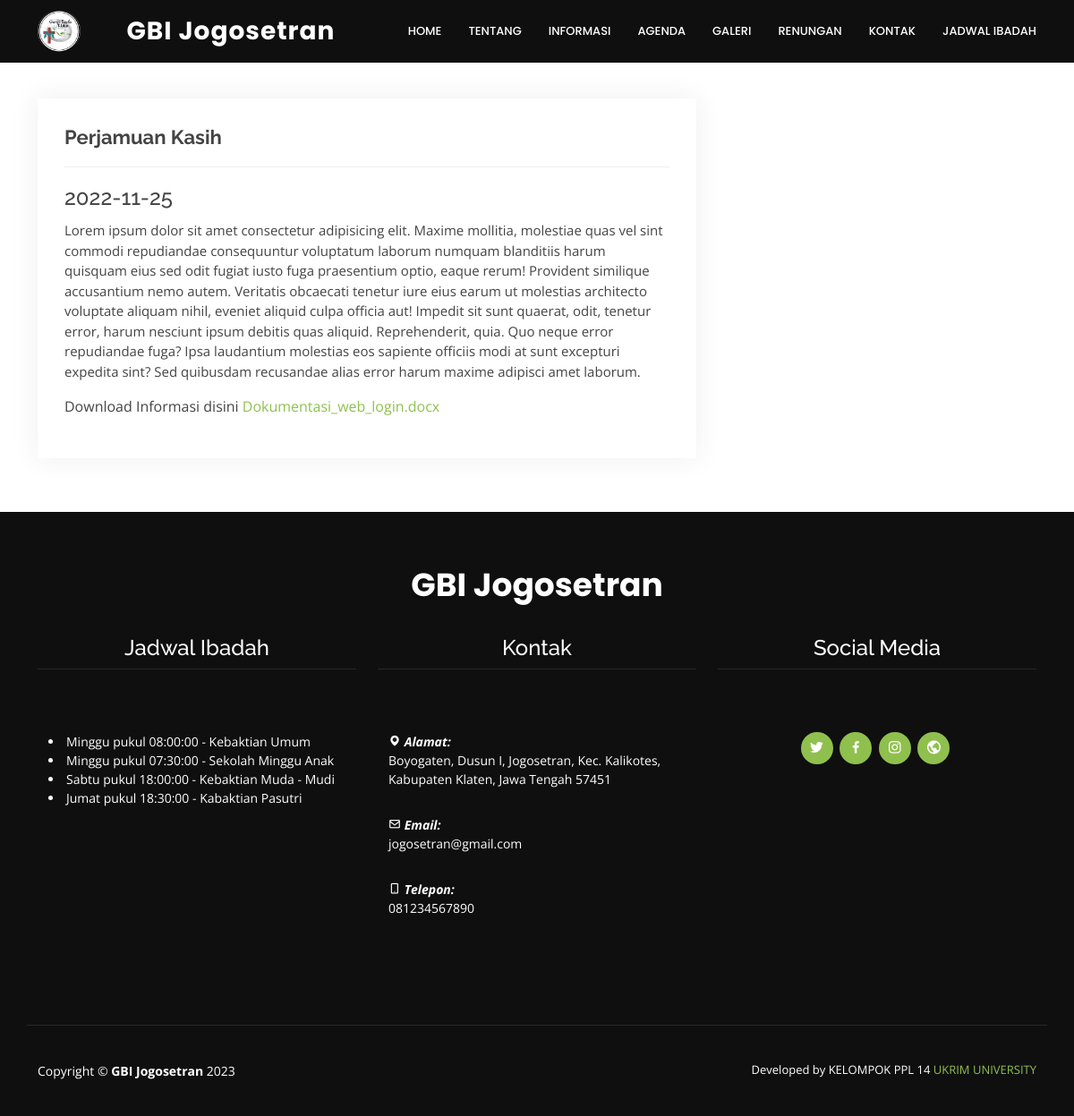
Page /Web_Informasi/view/22 on the committed database.
### tables this page shows
CREATE TABLE
    `logo` (
        `id` int(11) NOT NULL,
        `nama_gereja` varchar(128) NOT NULL,
        `logo` varchar(128) NOT NULL
    );

CREATE TABLE
    `informasi` (
        `id_informasi` int(11) NOT NULL,
        `judul_informasi` varchar(200) NOT NULL,
        `isi_informasi` varchar(4000) DEFAULT NULL,
        `tanggal_informasi` date DEFAULT NULL,
        `file` varchar(2000) NOT NULL
    );

CREATE TABLE
    `jadwal` (
        `id_jadwal` int(11) NOT NULL,
        `nama_ibadah` varchar(200) NOT NULL,
        `tanggal` varchar(128) DEFAULT NULL,
        `waktu` time DEFAULT NULL,
        `keterangan` varchar(1000) NOT NULL
    );

CREATE TABLE
    `kontak` (
        `id_kontak` int(11) NOT NULL,
        `no_telepon` varchar(14) DEFAULT NULL,
        `email` varchar(100) DEFAULT NULL,
        `alamat` varchar(500) DEFAULT NULL
    );

### application/controllers/Web_Informasi.php (called while the page is built, shortened)
<?php
class Web_Informasi extends CI_Controller
{
    function __construct()
    {
        $this->load->model("ModelInformasi");
    }
    public function view($id)
    {
        $informasi = $this->ModelInformasi->getByPrimaryKey($id);
        $data = array(
            "informasi" => $informasi,
        );
        $data['title'] = 'GBI Jogosetran - View Informasi';
        $this->db->where('id_informasi', $id);
        $data['informasi'] = $this->db->get('informasi')->row();
        $data['logo'] = $this->db->get('logo')->row_array();
        $data['jadwal'] = $this->db->get('jadwal')->result_array();
        $data['social_media'] = $this->db->get('social_media')->row_array();
        $data['kontak'] = $this->db->get('kontak')->row_array();
        $this->load->view('template/w_header', $data);
        $this->load->view('template/w_topbar', $data);
        $this->load->view('web-profile/v_informasi', $data);
        $this->load->view('template/w_footer', $data);
    }
}

### index.php (called while the page is built, shortened)
<?php
require_once BASEPATH.'core/CodeIgniter.php';

### application/models/ModelInformasi.php (called while the page is built, shortened)
<?php
class ModelInformasi extends CI_Model
{
    var $table = "informasi";
    var $primaryKey = "id_informasi";
    public function getByPrimaryKey($id)
    {
        $this->db->where($this->primaryKey, $id);
        return $this->db->get($this->table)->row();
    }
}

### application/views/web-profile/v_informasi.php (the view)
<section id="portfolio-details" class="portfolio-details">
    <div class="container">
        <div class="row gy-4">
            <div class="col-lg-8">
                <div class="portfolio-info">
                    <h3><?= $informasi->judul_informasi ?></h3>
                    <ul>
                        <li>
                            <h4><?= $informasi->tanggal_informasi ?></h4>
                        </li>
                        <li>
                            <p>
                                <?= $informasi->isi_informasi ?>
                            </p>
                        </li>
                    </ul>
                    <p> Download Informasi disini
                        <a class="" href="<?= base_url('assets/file/') . $informasi->file ?>" download="<?= $informasi->file ?>">
                            <?= $informasi->file ?>
                        </a>
                    </p>
                </div>
            </div>
            <div class="col-lg-4">
            </div>
        </div>
    </div>
</section>

### application/views/template/w_topbar.php (shortened to what this page needs)
<header id="header" class="d-flex align-items-center">
  <div class="container d-flex justify-content-between">
    <img src="<?= base_url('assets/img/logo/') . $logo['logo'] ?>" style="max-height: 50px;" />
    <div class="logo">
      <h1 class="text-light"><a href="<?= base_url('Web_Profile'); ?>"><?= $logo['nama_gereja'] ?></a></h1>
    </div>
    <nav id="navbar" class="navbar">
      <ul>
        <li><a class="nav-link scrollto" href="<?= base_url('Web_Profile'); ?>">Home</a></li>
        <li><a class="nav-link scrollto" href="<?= base_url('Web_Profile'); ?>">Tentang</a></li>
        <li><a class="nav-link scrollto" href="<?= base_url('Web_Informasi'); ?>">Informasi</a></li>
        <li><a class="nav-link scrollto" href="<?= base_url('Web_Agenda'); ?>">Agenda</a></li>
        <li><a class="nav-link scrollto" href="<?= base_url('Web_Galeri'); ?>">Galeri</a></li>
        <li><a class="nav-link scrollto" href="<?= base_url('Web_Renungan'); ?>">Renungan</a></li>
        <li><a class="nav-link scrollto" href="<?= base_url('Web_Profile'); ?>">Kontak</a></li>
        <li><a class="nav-link scrollto" href="<?= base_url('Web_Jadwal'); ?>">Jadwal Ibadah</a></li>
      </ul>
    </nav>
  </div>
</header>

### application/views/template/w_footer.php (shortened to what this page needs)
<footer id="footer">
    <div class="footer-top">
        <div class="container">
            <div class="row justify-content-center">
                <h3 style="margin-top: -20px;">GBI Jogosetran</h3>
                <div class="col-lg-4" style="padding-top: 35px;">
                    <h4>Jadwal Ibadah</h4>
                    <div class="container footer-bottom clearfix">
                        <div class="jadwal-ibadah" style="text-align: left;">
                            <p>
                                <?php
                                foreach ($jadwal as $r) {
                                ?>
                                    <li>
                                        <?= $r['tanggal'] ?></span><span> pukul <?= $r['waktu'] ?></span> - <?= $r['nama_ibadah'] ?><span>
                                    </li>
                                <?php
                                }
                                ?>
                            </p>
                        </div>
                    </div>
                </div>
                <div class="col-lg-4" style="padding-top: 35px;">
                    <h4>Kontak</h4>
                    <div class="container footer-bottom clearfix">
                        <div class="social-links" style="text-align: left;">
                            <p><i class='bx bxs-map'></i><span style="font-weight: bolder;"> Alamat:</span></p>
                            <?= $kontak['alamat'] ?>
                            <p><i class='bx bx-envelope'></i><span style="font-weight: bolder;"> Email:</span></p>
                            <?= $kontak['email'] ?>
                            <p><i class='bx bx-mobile-alt'></i><span style="font-weight: bolder;"> Telepon:</span></p>
                            <?= $kontak['no_telepon'] ?>
                        </div>
                    </div>
                </div>
                <div class="col-lg-4" style="padding-top: 35px;">
                    <h4>Social Media</h4>
                    <div class="container footer-bottom clearfix">
                        <div class=" social-links">
                            <a href="<?= $social_media['twitter'] ?>" class="twitter"><i class="bx bxl-twitter"></i></a>
                            <a href="<?= $social_media['facebook'] ?>" class="facebook"><i class="bx bxl-facebook"></i></a>
                            <a href="<?= $social_media['instagram'] ?>" class="instagram"><i class="bx bxl-instagram"></i></a>
                            <a href="<?= $social_media['website'] ?>" class="google-plus"><i class="bx bx-world"></i></a>
                        </div>
                    </div>
                </div>
            </div>
        </div>
    </div>
    <div class="container footer-bottom clearfix">
        <div class="copyright">
            Copyright &copy; <strong><span>GBI Jogosetran</span></strong> <?= date('Y'); ?>
        </div>
        <div class="credits">
            Developed by KELOMPOK PPL 14 <a href="https://ukrim.ac.id/">UKRIM UNIVERSITY</a>
        </div>
    </div>
</footer>
</body>
</html>

### assets/css/style.css (style rules this page uses)
a { text-decoration: none; color: #8fc04e; }
h1, h2, h3, h4, h5, h6 { font-family: "Raleway", sans-serif; }
#header { height: 70px; transition: all 0.5s; z-index: 997; transition: all 0.5s; background: #0f0f0f; }
#header .logo h1 { font-size: 28px; margin: 0; padding: 11px 0; line-height: 1; font-weight: 700; letter-spacing: 1px; font-family: "Poppins", sans-serif; }
#header .logo h1 a, #header .logo h1 a:hover { color: #fff; text-decoration: none; }
.scrolled-offset { margin-top: 70px; }
.navbar { padding: 0; }
.navbar ul { margin: 0; padding: 0; display: flex; list-style: none; align-items: center; }
.navbar li { position: relative; }
.navbar a, .navbar a:focus { display: flex; align-items: center; justify-content: space-between; padding: 10px 0 10px 30px; font-family: "Poppins", sans-serif; font-size: 13px; font-weight: 500; color: #fff; text-transform: uppercase; white-space: nowrap; transition: 0.3s; }
section { padding: 60px 0; overflow: hidden; }
.portfolio-details { padding-top: 40px; }
.portfolio-details .portfolio-info { padding: 30px; box-shadow: 0px 0 30px rgba(53, 53, 53, 0.08); }
.portfolio-details .portfolio-info h3 { font-size: 22px; font-weight: 700; margin-bottom: 20px; padding-bottom: 20px; border-bottom: 1px solid #eee; }
.portfolio-details .portfolio-info ul { list-style: none; padding: 0; font-size: 15px; }
.portfolio-details .portfolio-info ul li+li { margin-top: 10px; }
#footer { background: #0f0f0f center center no-repeat; color: #fff; font-size: 14px; position: relative; }
#footer::before { content: ""; position: absolute; left: 0; right: 0; top: 0; bottom: 0; background: rgba(15, 15, 15, 0.75); z-index: 1; }
#footer .footer-top { position: relative; z-index: 2; text-align: center; padding: 80px 0; }
#footer .footer-top h3 { font-size: 36px; font-weight: 700; color: #fff; position: relative; font-family: "Poppins", sans-serif; padding-bottom: 0; margin-bottom: 0; }
#footer .footer-top p { font-size: 15; font-style: italic; margin: 30px 0 0 0; padding: 0; }
#footer .footer-top .social-links { margin-top: 30px; }
#footer .footer-top .social-links a { font-size: 18px; display: inline-block; background: #8fc04e; color: #fff; line-height: 1; padding: 8px 0; margin-right: 4px; border-radius: 50%; text-align: center; width: 36px; height: 36px; transition: 0.3s; }
#footer .footer-bottom { border-top: 1px solid #282828; z-index: 2; position: relative; padding-top: 40px; padding-bottom: 40px; }
#footer .copyright { text-align: center; float: left; }
#footer .credits { float: right; text-align: center; font-size: 13px; }

### rows in the picture
logo: logo (picture), nama_gereja "GBI Jogosetran"
informasi: judul_informasi "Perjamuan Kasih", tanggal_informasi "2022-11-25", isi_informasi "Lorem ipsum dolor sit amet consectetur adipisicing elit. Maxime mollitia, molestiae quas vel sint commodi repudiandae consequuntur voluptatum laborum numquam blanditiis harum quisquam eius sed odit fugiat iusto fuga praesentium optio, eaque rerum! Provident similique accusantium nemo autem. Veritatis obcaecati tenetur iure eius earum ut molestias architecto voluptate aliquam nihil, eveniet aliquid culpa officia aut! Impedit sit sunt quaerat, odit, tenetur error, harum nesciunt ipsum debitis quas aliquid. Reprehenderit, quia. Quo neque error repudiandae fuga? Ipsa laudantium molestias eos sapiente officiis modi at sunt excepturi expedita sint? Sed quibusdam recusandae alias error harum…", file "Dokumentasi_web_login.docx"
jadwal: tanggal "Minggu", waktu "08:00:00", nama_ibadah "Kebaktian Umum"
jadwal: tanggal "Minggu", waktu "07:30:00", nama_ibadah "Sekolah Minggu Anak"
jadwal: tanggal "Sabtu", waktu "18:00:00", nama_ibadah "Kebaktian Muda - Mudi"
jadwal: tanggal "Jumat", waktu "18:30:00", nama_ibadah "Kabaktian Pasutri"
kontak: alamat "Boyogaten, Dusun I, Jogosetran, Kec. Kalikotes, Kabupaten Klaten, Jawa Tengah 57451", email "jogosetran@gmail.com", no_telepon "081234567890"
